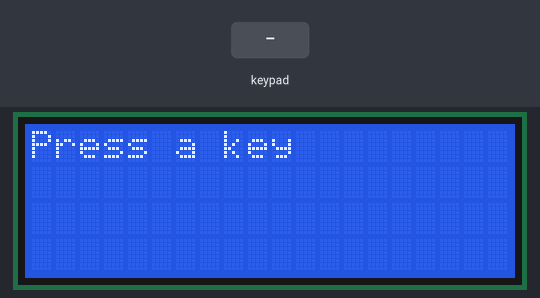
Bench run of a sketch on a simulated Arduino Uno, built with avr-gcc and run on an emulated ATmega328P. On the bench: 20×4 character LCD. The test bench sets the inputs (shaded band).

Above: at 3.2 s.
3.3 s: keypad keys 9 8 7 6 # pressed 0.4 s apart
At 6.0 s:
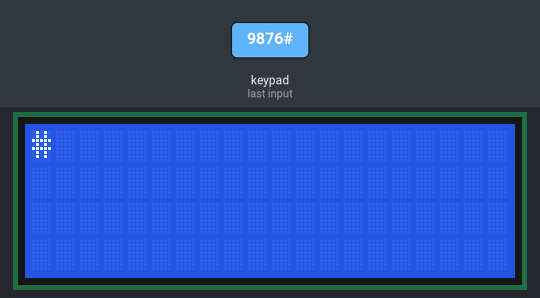
6.8 s: key 'A' pressed
At 7.3 s:
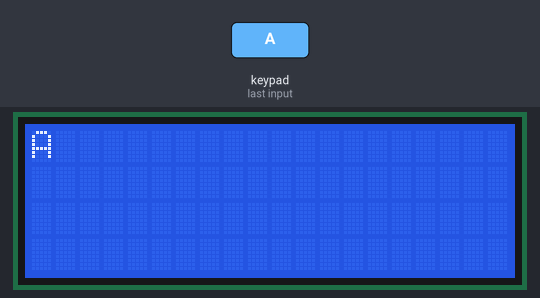
8.3 s: key 'B' pressed
9.8 s: keypad keys 9 8 7 6 * pressed 0.4 s apart
At 10.8 s:
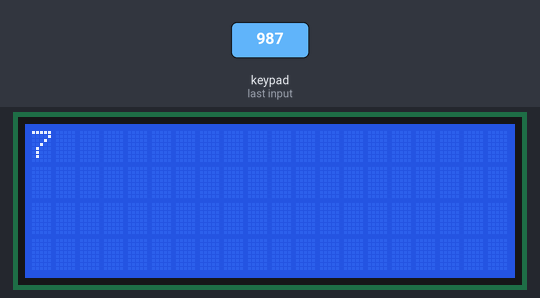
13.3 s: key 'C' pressed
14.8 s: keypad keys 9 8 7 6 D pressed 0.4 s apart
At 16.9 s:
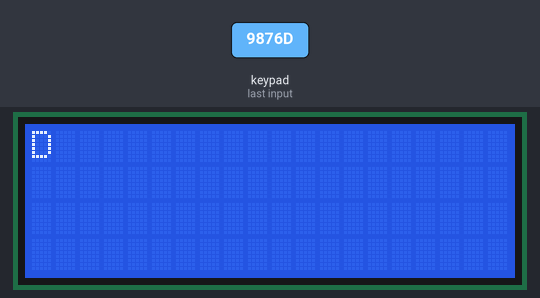
Timing chart, 0 to 18.4 s (numbered marks = the images above; inputs shaded):
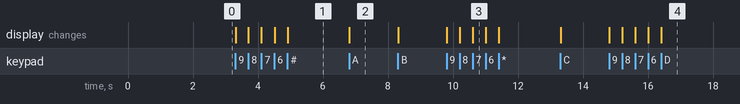

Measured:
- after the input at 3.3 s, the display: first changes at once (image 1 shows a later state)
- after the input at 6.8 s, the display: changes at once (image 2)
- after the input at 9.8 s, the display: first changes at once (image 3 shows a later state)
- after the input at 14.8 s, the display: first changes at once (image 4 shows a later state)

The sketch:

4x4_matrix_keypad.ino
```cpp
#include<Keypad.h>
#include<Wire.h>
#include<LiquidCrystal_I2C.h>

LiquidCrystal_I2C lcd(0x27, 20, 4);

const byte numRows= 4;
const byte numCols= 4;


char keymap[numRows][numCols]=
{
  {'1', '2', '3', 'A'},
  {'4', '5', '6', 'B'},
  {'7', '8', '9', 'C'},
  {'*', '0', '#', 'D'}
};

byte rowPins[numRows] = {9,8,7,6};
byte colPins[numCols]= {5,4,3,2};


Keypad myKeypad= Keypad(makeKeymap(keymap), rowPins, colPins, numRows, numCols);

void setup()
{
     Serial.begin(9600);
     lcd.init();

     lcd.backlight();
     lcd.home ();
     lcd.print("Press a key");
     delay(2000);
}

void loop()
{
    char keypressed = myKeypad.getKey();
    if (keypressed != NO_KEY)
    {
      lcd.clear();
      lcd.print(keypressed);
    }
}
```
